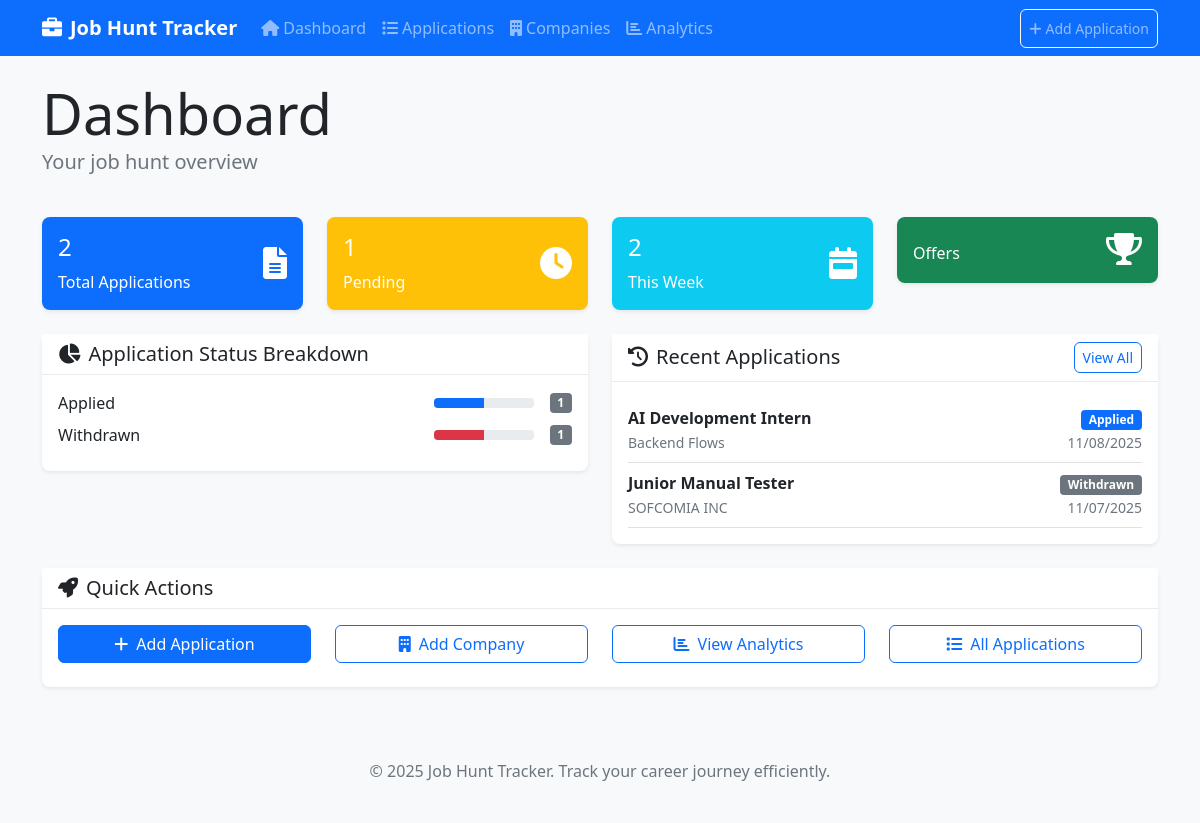
The page / on the database its author committed.
### app/models.py (models this page shows, shortened)
class Application(db.Model):
    id = db.Column(db.Integer, primary_key=True)
    position = db.Column(db.String(120), nullable=False)
    company_id = db.Column(db.Integer, db.ForeignKey('company.id'), nullable=False)
    company_name = db.Column(db.String(120), nullable=False)  # Denormalized for quick access
    status = db.Column(db.String(50), nullable=False, default='Applied')
    job_link = db.Column(db.String(500))
    salary_range = db.Column(db.String(100))
    date_applied = db.Column(db.Date, nullable=False, default=datetime.utcnow)
    date_updated = db.Column(db.DateTime, default=datetime.utcnow, onupdate=datetime.utcnow)
    notes = db.Column(db.Text)
    priority = db.Column(db.String(20), default='Medium')  # High, Medium, Low
    @property
    def status_color(self):
        colors = {
            'Applied': 'primary',
            'Interview Scheduled': 'info',
            'Interviewed': 'warning',
            'Offer': 'success',
            'Rejected': 'danger',
            'Withdrawn': 'secondary'
        }
        return colors.get(self.status, 'secondary')

### app/routes.py (the view)
@main.route('/')
def index():
    total_apps = Application.query.count()
    pending_apps = Application.query.filter(
        Application.status.in_([ApplicationStatus.APPLIED, ApplicationStatus.INTERVIEW_SCHEDULED])
    ).count()
    status_counts = db.session.query(
        Application.status, func.count(Application.id)
    ).group_by(Application.status).all()
    recent_apps = Application.query.order_by(desc(Application.date_applied)).limit(10).all()
    week_ago = datetime.now().date() - timedelta(days=7)
    this_week = Application.query.filter(Application.date_applied >= week_ago).count()
    return render_template('index.html',
                         total_apps=total_apps,
                         pending_apps=pending_apps,
                         status_counts=status_counts,
                         recent_apps=recent_apps,
                         this_week=this_week)

### app/templates/index.html (shortened to what this page needs)
{% extends "base.html" %}
{% block content %}
<div class="row mb-4">
    <div class="col">
        <h1 class="display-4 mb-0">Dashboard</h1>
        <p class="lead text-muted">Your job hunt overview</p>
    </div>
</div>
<div class="row mb-4">
    <div class="col-md-3">
        <div class="card bg-primary text-white">
            <div class="card-body">
                <div class="d-flex justify-content-between">
                    <div>
                        <h4 class="card-title">{{ total_apps }}</h4>
                        <p class="card-text">Total Applications</p>
                    </div>
                    <div class="align-self-center">
                        <i class="fas fa-file-alt fa-2x"></i>
                    </div>
                </div>
            </div>
        </div>
    </div>
    <div class="col-md-3">
        <div class="card bg-warning text-white">
            <div class="card-body">
                <div class="d-flex justify-content-between">
                    <div>
                        <h4 class="card-title">{{ pending_apps }}</h4>
                        <p class="card-text">Pending</p>
                    </div>
                    <div class="align-self-center">
                        <i class="fas fa-clock fa-2x"></i>
                    </div>
                </div>
            </div>
        </div>
    </div>
    <div class="col-md-3">
        <div class="card bg-info text-white">
            <div class="card-body">
                <div class="d-flex justify-content-between">
                    <div>
                        <h4 class="card-title">{{ this_week }}</h4>
                        <p class="card-text">This Week</p>
                    </div>
                    <div class="align-self-center">
                        <i class="fas fa-calendar-week fa-2x"></i>
                    </div>
                </div>
            </div>
        </div>
    </div>
    <div class="col-md-3">
        <div class="card bg-success text-white">
            <div class="card-body">
                <div class="d-flex justify-content-between">
                    <div>
                        <p class="card-text">Offers</p>
                    </div>
                    <div class="align-self-center">
                        <i class="fas fa-trophy fa-2x"></i>
                    </div>
                </div>
            </div>
        </div>
    </div>
</div>
<div class="row">
    <div class="col-md-6 mb-4">
        <div class="card">
            <div class="card-header">
                <h5 class="card-title mb-0">
                    <i class="fas fa-chart-pie me-2"></i>Application Status Breakdown
                </h5>
            </div>
            <div class="card-body">
                {% if status_counts %}
                    {% for status, count in status_counts %}
                        <div class="d-flex justify-content-between align-items-center mb-2">
                            <span>{{ status }}</span>
                            <div class="d-flex align-items-center">
                                <div class="progress me-3" style="width: 100px; height: 10px;">
                                    <div class="progress-bar bg-{{ 'success' if status == 'Offer' else 'primary' if status == 'Applied' else 'warning' if status == 'Interview Scheduled' else 'info' if status == 'Interviewed' else 'danger' }}"
                                         style="width: {{ (count / total_apps * 100) if total_apps > 0 else 0 }}%"></div>
                                </div>
                                <span class="badge bg-secondary">{{ count }}</span>
                            </div>
                        </div>
                    {% endfor %}
                {% else %}
                    <p class="text-muted">No applications yet. <a href="{{ url_for('main.add_application') }}">Add your first application</a></p>
                {% endif %}
            </div>
        </div>
    </div>
    <div class="col-md-6 mb-4">
        <div class="card">
            <div class="card-header d-flex justify-content-between align-items-center">
                <h5 class="card-title mb-0">
                    <i class="fas fa-history me-2"></i>Recent Applications
                </h5>
                <a href="{{ url_for('main.applications') }}" class="btn btn-sm btn-outline-primary">View All</a>
            </div>
            <div class="card-body">
                {% if recent_apps %}
                    {% for app in recent_apps %}
                        <div class="d-flex justify-content-between align-items-center py-2 border-bottom">
                            <div>
                                <strong>{{ app.position }}</strong><br>
                                <small class="text-muted">{{ app.company_name }}</small>
                            </div>
                            <div class="text-end">
                                <span class="badge bg-{{ app.status_color }}">{{ app.status }}</span><br>
                                <small class="text-muted">{{ app.date_applied.strftime('%m/%d/%Y') }}</small>
                            </div>
                        </div>
                    {% endfor %}
                {% else %}
                    <p class="text-muted">No applications yet. <a href="{{ url_for('main.add_application') }}">Add your first application</a></p>
                {% endif %}
            </div>
        </div>
    </div>
</div>
<div class="row">
    <div class="col-12">
        <div class="card">
            <div class="card-header">
                <h5 class="card-title mb-0">
                    <i class="fas fa-rocket me-2"></i>Quick Actions
                </h5>
            </div>
            <div class="card-body">
                <div class="row">
                    <div class="col-md-3 mb-2">
                        <a href="{{ url_for('main.add_application') }}" class="btn btn-primary w-100">
                            <i class="fas fa-plus me-2"></i>Add Application
                        </a>
                    </div>
                    <div class="col-md-3 mb-2">
                        <a href="{{ url_for('main.add_company') }}" class="btn btn-outline-primary w-100">
                            <i class="fas fa-building me-2"></i>Add Company
                        </a>
                    </div>
                    <div class="col-md-3 mb-2">
                        <a href="{{ url_for('main.analytics') }}" class="btn btn-outline-primary w-100">
                            <i class="fas fa-chart-bar me-2"></i>View Analytics
                        </a>
                    </div>
                    <div class="col-md-3 mb-2">
                        <a href="{{ url_for('main.applications') }}" class="btn btn-outline-primary w-100">
                            <i class="fas fa-list me-2"></i>All Applications
                        </a>
                    </div>
                </div>
            </div>
        </div>
    </div>
</div>
{% endblock %}

### app/static/css/style.css (style rules this page uses)
body { background-color: #f8f9fa; }
.card { border: none; box-shadow: 0 0.125rem 0.25rem rgba(0, 0, 0, 0.075); border-radius: 0.5rem; }
.card-header { background-color: #fff; border-bottom: 1px solid #e9ecef; }
.progress { background-color: #e9ecef; }
.btn { border-radius: 0.375rem; }

### rows shown on the page
Application: status "Withdrawn", {{ (count / total_apps * 100) if total_apps > 0 else 0 }} 50.0 (drawn), id "1", position "Junior Manual Tester", company_name "SOFCOMIA INC", date_applied "11/07/2025"
Application: position "AI Development Intern", company_name "Backend Flows", status "Applied", date_applied "11/08/2025"

### other values the page prints
{{ total_apps }} "2"
{{ pending_apps }} "1"
{{ this_week }} "2"
{{ status }} "Applied"
{{ count }} "1"
